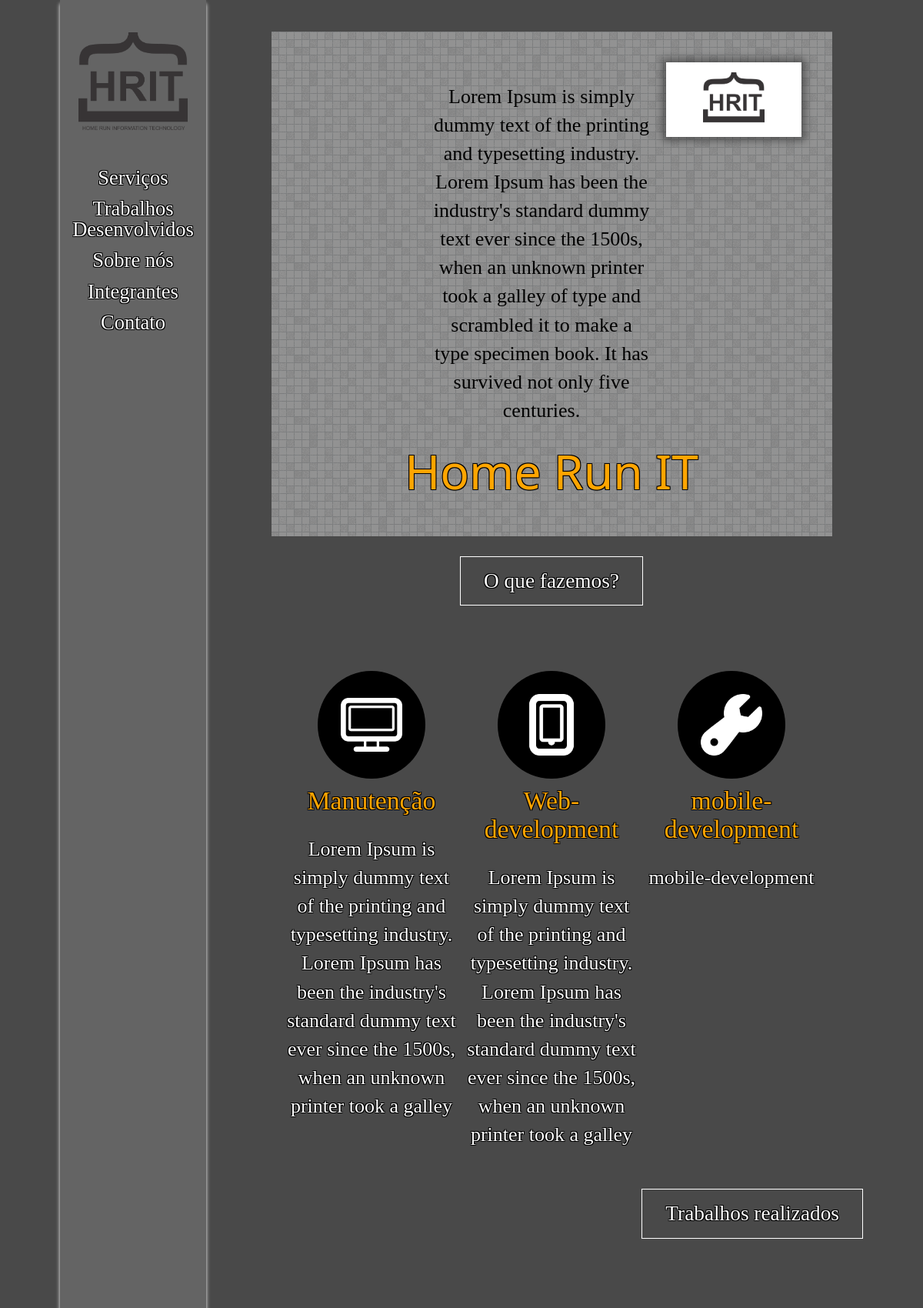
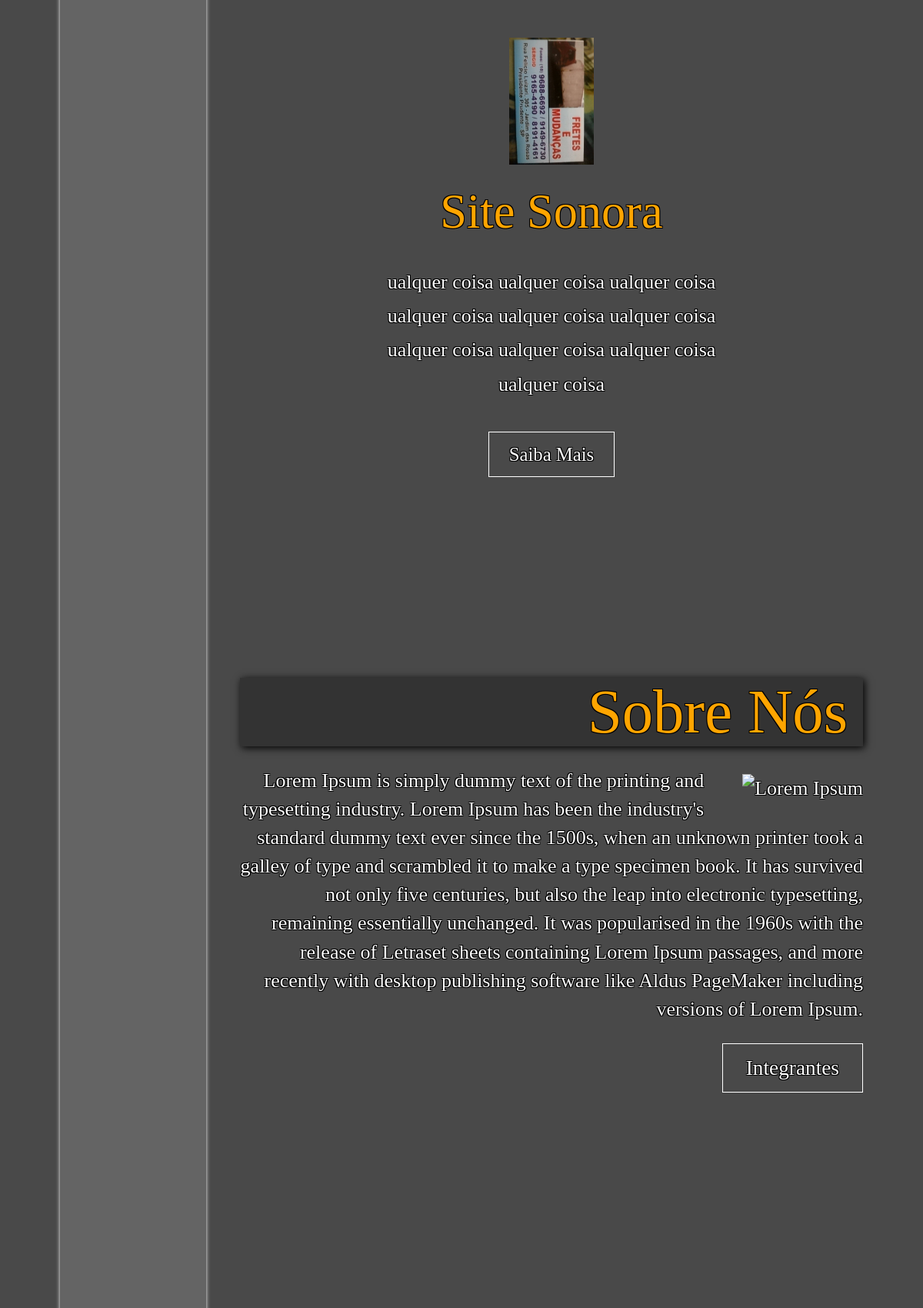
The page / (upper part) on the database its author committed (2 pictures, top to bottom).
### home/models.py (models this page shows, shortened)
class Content(models.Model):
    text = models.CharField(max_length=200)
    apresentation = MarkdownField(blank=True)
    about = MarkdownField(blank=True)

class Service(models.Model):
    name = models.CharField(max_length=200)
    description = MarkdownField(blank=True)
    image = models.FileField(upload_to='documents/%Y/%m/%d')

class Work(models.Model):
    name = models.CharField(max_length=200)
    link = models.CharField(max_length=200, blank=True)
    synopsis = models.TextField(blank=True)
    description = MarkdownField(blank=True)
    image = models.FileField(upload_to='documents/%Y/%m/%d')

### home/views.py (the view)
# urls.py: url(r'^$', views.index, name='index'),
def index(request):
    context ={
        'content': Content.objects.last(),
        'members': Member.objects.order_by('name'),
        'services': Service.objects.order_by('name'),
        'works': Work.objects.order_by('name'),
    }
    return render(request, 'home/index.html', context)

### home/templates/home/index.html (shortened to what this page needs)
{% load staticfiles %}
{% load django_markdown %}
{% load static from staticfiles %}
<!DOCTYPE html>
<html lang="en">
<head>
  <link rel="stylesheet" href="https://maxcdn.bootstrapcdn.com/bootstrap/3.3.5/css/bootstrap.min.css"></link>
  <link rel="stylesheet" href="https://maxcdn.bootstrapcdn.com/font-awesome/4.5.0/css/font-awesome.min.css">
  <link href="{% static "home/assets/styles/owl.carousel.css" %}" rel="stylesheet"/>
  <link href="{% static "home/assets/styles/owl.theme.css" %}" rel="stylesheet"/>
  <link href="{% static "home/assets/styles/owl.transitions.css" %}" rel="stylesheet"/>
  <link href="{% static "home/assets/styles/style.css" %}" rel="stylesheet"/>
  <link href="{% static "home/assets/styles/index.css" %}" rel="stylesheet"/>
</head>
<body>
  <div id="outer-container">
    <section id="left-sidebar">
      <div id="sidebar-logo" class="logo">
        <a href="#apresentation" class="link-scroll">
          <img src="{% static "home/assets/images/logo.png" %}" alt="Homurunit">
        </a>
      </div>
      <ul id="main-menu">
        <li id="menu-item-services" class="menu-item scroll"><a href="#services">Serviços</a></li>
        <li id="menu-item-works" class="menu-item scroll"><a href="#works">Trabalhos Desenvolvidos</a></li>
        <li id="menu-item-about" class="menu-item scroll"><a href="#about">Sobre nós</a></li>
        <li id="menu-item-integrantes" class="menu-item scroll"><a href="#integrantes">Integrantes</a></li>
        <li id="menu-item-contato" class="menu-item scroll"><a href="#contato">Contato</a></li>
      </ul>
    </section>
	  <section id="main-content" class="">
      <article id="apresentation" class="section-wrapper" data-custom-background-img="{% static "home/assets/images/background/1.jpg" %}">
        <div class="content-wrapper">
          <div class="service-wrapper">
            <div class="header">
              <div class="content">
                <p>{{ content.apresentation|markdown }}</p>
              </div>
              <div class="logo">
                <img src="{% static "home/assets/images/logo_nameless.png" %}" alt="" />
              </div>
              <h2 style="font-family: Segoe UI,Arial,sans-serif;">Home Run IT</h2>
            </div>
            <p><a href="#services" class="link-scroll btn btn-outline-inverse btn-lg">O que fazemos?</a></p>
          </div>
        </div>
      </article>
      <article id="services" class="section-wrapper " data-custom-background-img="{% static "home/assets/images/background/0.jpg" %}">
        <div class="content-wrapper">
          <div class="service-wrapper">
            <div class="service-col">
              <div class="title">
                <div class="image-wrapper">
                  <img src="{% static "home/assets/images/computer.png" %}" alt="" />
                </div>
                <h5>{{services.0.name}}</h5>
              </div>
              <div class="content">
                <p>{{services.0.description|markdown}}</p>
              </div>
            </div>
            <div class="service-col">
              <div>
                <div class="image-wrapper">
                  <img src="{% static "home/assets/images/cellphone.png" %}" alt="" />
                </div>
                <h5>{{services.1.name}}</h5>
              </div>
              <div class="">
                <p>{{services.1.description|markdown}}</p>
              </div>
            </div>
            <div class="service-col">
              <div class="">
                <div class="image-wrapper">
                  <img src="{% static "home/assets/images/spanner.png" %}" alt="" />
                </div>
                <h5>{{services.2.name}}</h5>
              </div>
              <div class="">
                <p>{{services.2.name|markdown}}</p>
              </div>
            </div>
          </div>
          <p>
            <a id="works-button" href="#works" class="link-scroll btn btn-outline-inverse btn-lg">Trabalhos realizados</a>
          </p>
        </div>
      </article>
      <article id="works" class="section-wrapper " data-custom-background-img="{% static "home/assets/images/background/0.jpg" %}">
        <div class="content-wrapper ">
          <div id="features-carousel" class="carousel slide with-title-indicators max-height" data-ride="carousel">
            <div class="carousel-inner">
              {% for work in works %}
              <div class="item active">
                <div class="carousel-text-content">
                  <img src={{work.image.url}} class="icon" alt="Lorem Ipsum">
                  <h2 class="title">{{work.name}}</h2>
                  <p>{{work.synopsis}}</p>
                  <p>
                    <a href="" onclick="populate_and_open_modal(event, 'modal-content-0{{work.id}}');" class="btn btn-outline-inverse btn-sm">Saiba Mais</a>
                  </p>
                </div>
              </div>
              {% endfor %}
            </div>
          </div>
        </div>
      </article>
      <article id="about" class="section-wrapper " data-custom-background-img="{% static "home/assets/images/background/0.jpg" %}">
        <div class="content-wrapper ">
          <div>
            <h1 class="section-title">Sobre Nós</h1>
            <p class="feature-paragraph">
              <img data-img-src="{% static "home/assets/images/logo.png" %}" class="lazy pull-right" alt="Lorem Ipsum">
              {{content.about|markdown}}
            </p>
            <p>
              <a id="integrantes-button" href="#integrantes" class="link-scroll btn btn-outline-inverse btn-lg">Integrantes</a>
            </p>
          </div>
        </div>
      </article>
      <article id="integrantes" class="section-wrapper"  data-custom-background-img="{% static "home/assets/images/background/0.jpg" %}">
        <div class="content-wrapper ">
        </div>
      </article>
    </section>
  </div>
</body>
</html>

### home/static/home/assets/styles/index.css (style rules this page uses)
h1, h2, h3 { color: orange; }
.stroked_text, a, span, p, .btn, button, input, textarea, h1, h2, h3, h4, h5, h6 { text-decoration: none; text-shadow: -1px -1px 0 black, 1px -1px 0 black, -1px 1px 0 black, 1px 1px 0 black; }
h1 { width: 100%; background-color: #333; padding-right: 20px; box-shadow: 2px 2px 10px black; }
body { background-color: #494949; color: white; width: 100%; height: 100%; font-size: 26px; background-repeat: no-repeat; background-attachment: fixed; background-position: center center; background-size: cover; overflow: visible; }
a, span, p, .btn, button, input, textarea, h1, h2, h3, h4, h5, h6 { font-family: Iceland; }
.service-wrapper { text-align: center; }
.service-wrapper img { width: 80px; height: 80px; }
.service-wrapper .service-col { width: 28%; vertical-align: top; display: inline-block; }
.service-wrapper .service-col h5 { color: orange; }
.service-wrapper .service-col .image-wrapper { border-radius: 50%; background-color: black; width: 140px; height: 140px; padding-top: 30px; margin-left: auto; margin-right: auto; }
#left-sidebar { background: rgba(255, 255, 255, 0.15); }
.menu-item { text-transform: none; }
#apresentation .content-wrapper { padding: 5% !important; }
#apresentation .content-wrapper p { text-shadow: none !important; }
#main-content { text-align: right; margin: 20px; }
#main-content .section-wrapper .content-wrapper { position: relative !important; }
#main-content .section-wrapper .content-wrapper .header { background-color: rgba(255, 255, 255, 0.4); background-image: url("../images/background/4.png"); color: black; overflow: auto; padding: 40px; }
#main-content .section-wrapper .content-wrapper .header .content { float: left; }
@media (min-width: 768px) { #main-content .section-wrapper .content-wrapper .header .content { margin-left: 24%; width: 46%; } }
@media (min-width: 992px) { #main-content .section-wrapper .content-wrapper .header .content { margin-left: 26%; width: 44%; } }
#main-content .section-wrapper .content-wrapper .header .logo { width: 27%; float: right; padding: 10px; border: solid rgba(255, 255, 255, 0.5); box-shadow: 0 0 10px 5px rgba(0, 0, 0, 0.4); background-color: white; }
#main-content .section-wrapper .content-wrapper .header .logo img { max-width: 100%; height: auto; }
#main-content .section-wrapper .content-wrapper .header h2 { font-family: Segoe UI, Arial, sans-serif !important; width: 100%; overflow: auto; }
@media (min-width: 768px) { #main-content { margin: 0 3% 0 24%; } }
@media (min-width: 768px) { #main-content .section-wrapper { height: auto; width: 100%; } }
@media (min-width: 768px) { #main-content .section-wrapper .content-wrapper { display: initial; } }
@media (min-width: 992px) { #main-content { margin: 0 6.5% 0 26%; } }
@media (min-width: 992px) and (min-width: 1200px) { #main-content .section-wrapper { height: 100vh; display: table; width: 100%; } }
@media (min-width: 992px) and (min-width: 1200px) { #main-content .section-wrapper .content-wrapper { display: table-cell; vertical-align: middle; } }

### rows shown on the page
Content: apresentation "Lorem Ipsum is simply dummy text of the printing and typesetting industry. Lorem Ipsum has been the industry's standard dummy text ever since the 1500s, when an unknown printer took a galley of type and scrambled it to make a type specimen book. It has survived not only five centuries.", about "Lorem Ipsum is simply dummy text of the printing and typesetting industry. Lorem Ipsum has been the industry's standard dummy text ever since the 1500s, when an unknown printer took a galley of type and scrambled it to make a type specimen book. It has survived not only five centuries, but also the leap into electronic typesetting, remaining essentially unchanged. It was popularised in the 1960s with the release of Letraset sheets containing Lorem Ipsum passages, and more recently with desktop publishing software like Aldus PageMaker including versions of Lorem Ipsum."
Service: name "Manutenção", description "Lorem Ipsum is simply dummy text of the printing and typesetting industry. Lorem Ipsum has been the industry's standard dummy text ever since the 1500s, when an unknown printer took a galley"
Service: name "Web-development", description "Lorem Ipsum is simply dummy text of the printing and typesetting industry. Lorem Ipsum has been the industry's standard dummy text ever since the 1500s, when an unknown printer took a galley"
Service: name "mobile-development"
Work: image (picture), name "Site Sonora", synopsis "ualquer coisa ualquer coisa ualquer coisa ualquer coisa ualquer coisa ualquer coisa ualquer coisa ualquer coisa ualquer coisa ualquer coisa"
